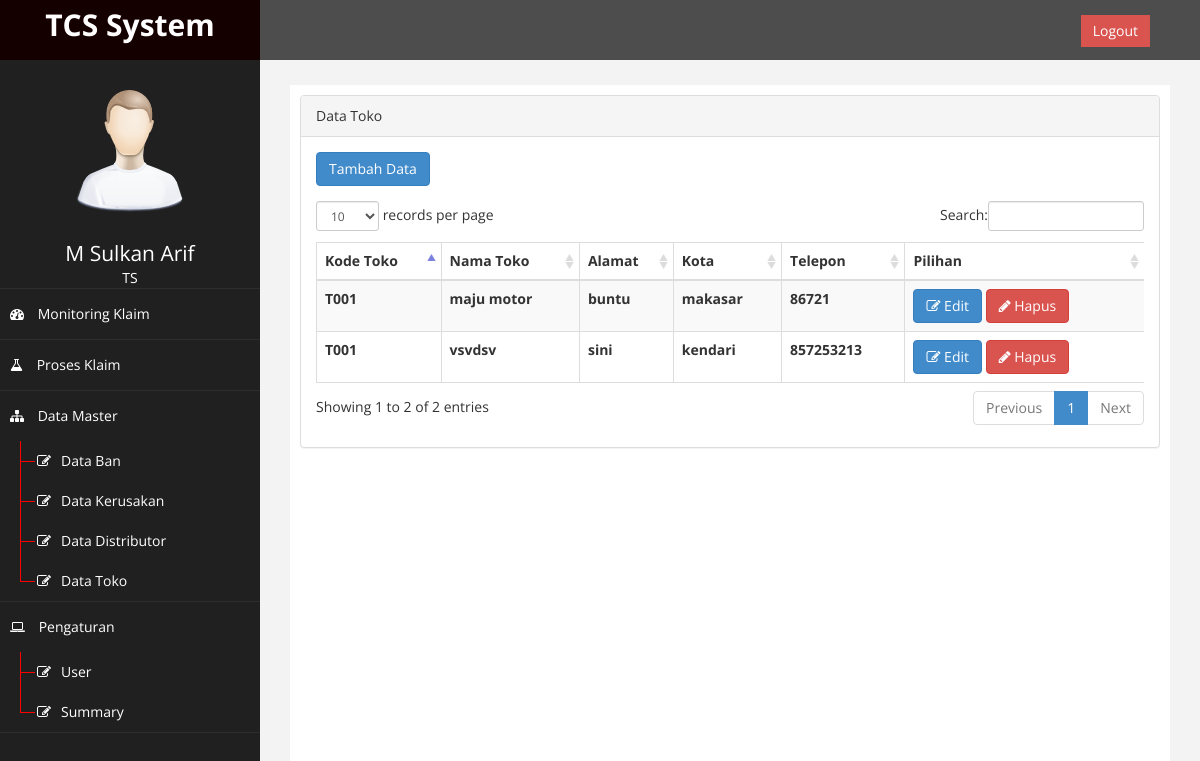
Before: /?page=toko (signed in) with the older database file.
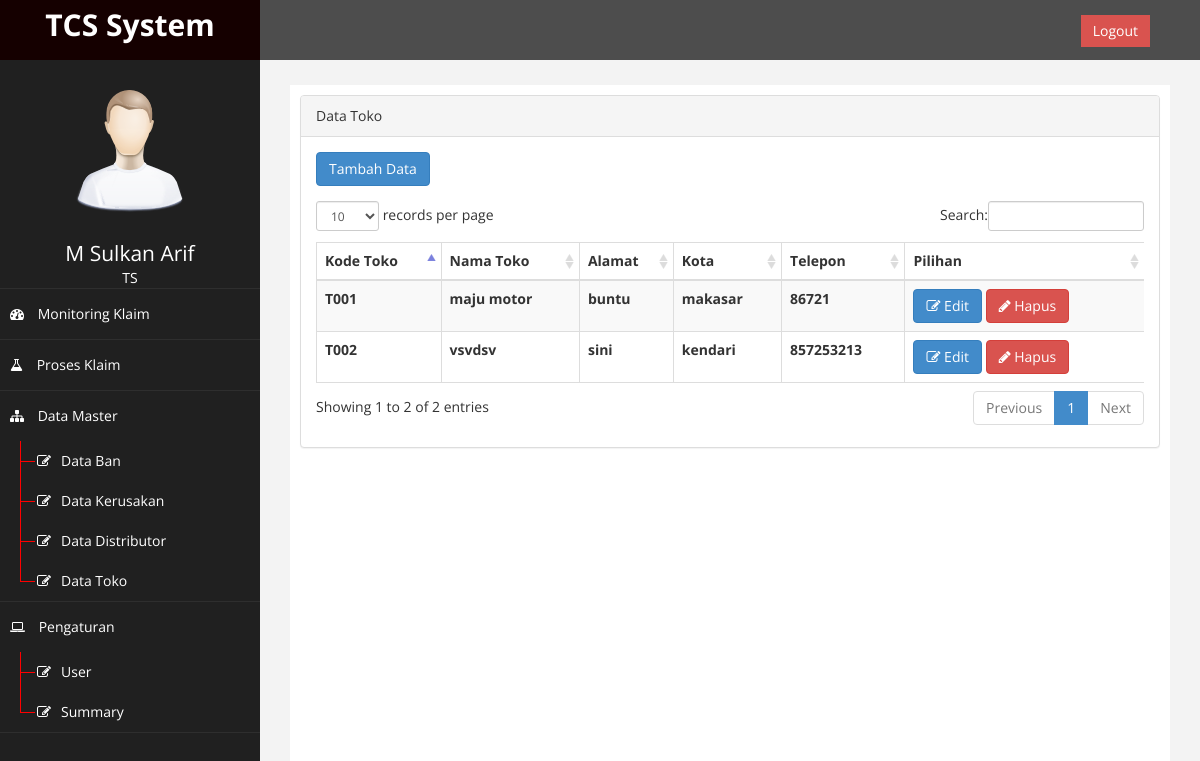
After: the same page with the newer database file.
### tables this page shows
CREATE TABLE `db_toko` (
  `id_toko` int(11) NOT NULL AUTO_INCREMENT,
  `kode_toko` varchar(50) NOT NULL,
  `nama_toko` varchar(100) NOT NULL,
  `alamat` varchar(200) NOT NULL,
  `kota` varchar(100) NOT NULL,
  `telepon` int(100) NOT NULL,
  PRIMARY KEY (`id_toko`)
);

### page/master/toko/toko.php (the view, shortened to what this page needs)
<?php
$result = mysqli_query($conn, "SELECT * FROM db_toko" );
 ?>
<div class="row">
                <div class="col-md-12">
                    <div class="panel panel-default">
                        <div class ="panel-heading">
                             Data Toko
                        </div>
                        <div class="panel-body">
                            <a href="?page=toko&aksi=tambah" class="btn btn-primary" style="margin-bottom: 15px">Tambah Data</a>
                            <div class="table-responsive">
                                <table class="table table-striped table-bordered table-hover"  id="dataTables-example">
                                    <thead>
                                        <tr>
                                            <th>Kode Toko</th>
                                            <th>Nama Toko</th>
                                            <th>Alamat</th>
                                            <th>Kota</th>
                                            <th>Telepon</th>
                                            <th>Pilihan</th>
                                        </tr>
                                    </thead>
                                      <tbody>
                                    <?php
                                    while($row = $result->fetch_assoc()) {
                                    ?>
                                    <tr>
                                            <th><?php echo $row["kode_toko"]; ?></th>
                                            <th><?php echo $row["nama_toko"]; ?></th>
                                            <th><?php echo $row["alamat"]; ?></th>
                                            <th><?php echo $row["kota"]; ?></th>
                                            <th><?php echo $row["telepon"]; ?></th>
                                            <th>
                                                <a href="?page=toko&aksi=edit&id_toko=<?php echo $row ['id_toko'] ?>" class="btn btn-primary"><i class="fa fa-edit "></i> Edit</a>
                                                <a onclick="return confirm ('Data akan di hapus, Anda Yakin ......?') " href="?page=toko&aksi=hapus&id_toko=<?php echo $row ['id_toko']; ?>" class="btn btn-danger"><i class="fa fa-pencil"></i> Hapus</a>
                                            </th>
                                    </tr>
                                    <?php } ?>
                                    </tbody>
                                </table>
                            </div>
                        </div>
                    </div>
</div>

Changed rows visible on the page:
changed db_toko "vsvdsv": kode_toko "T001" → "T002"
